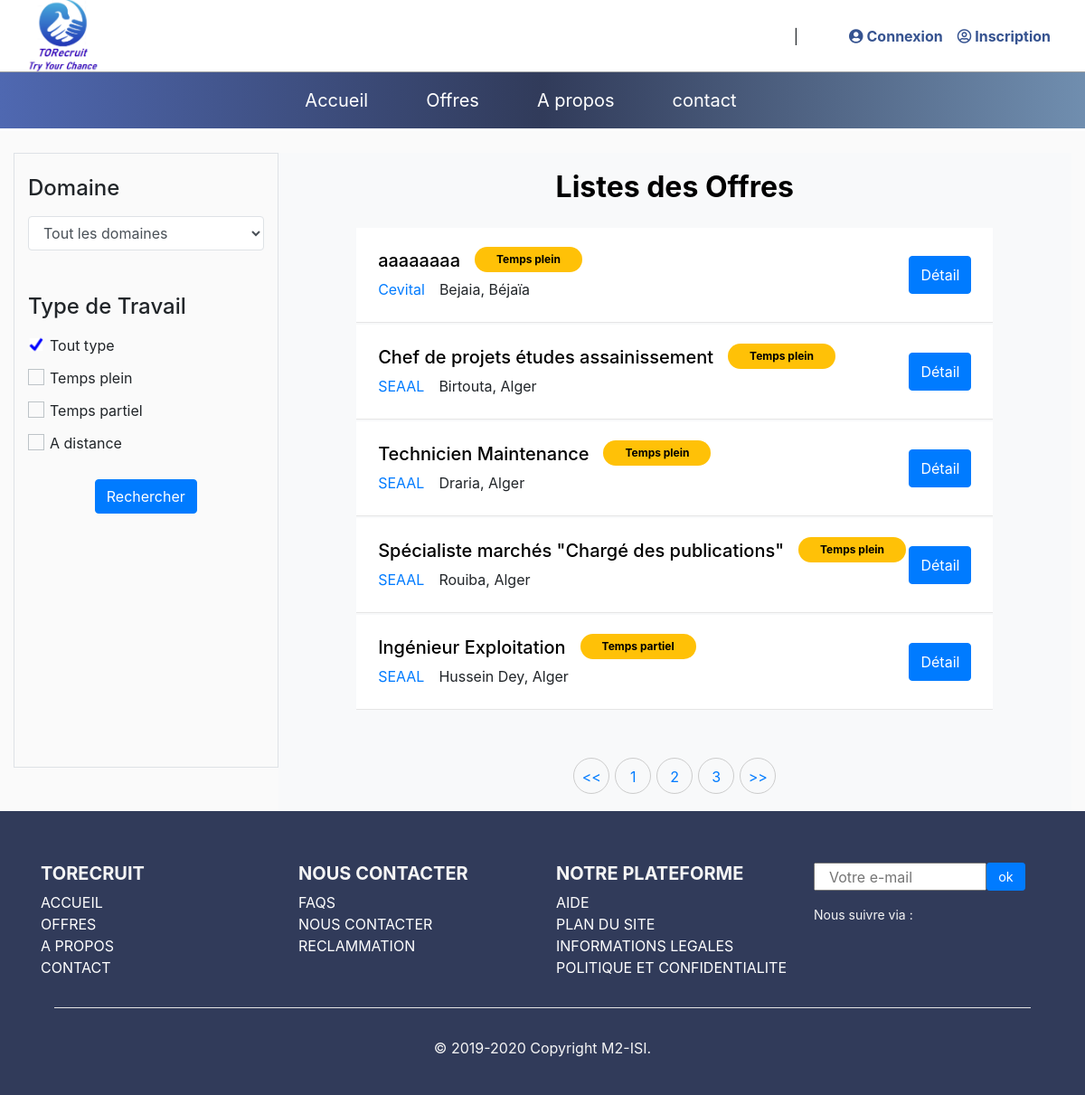
/list_offre.php, run on the app's committed database.
### tables this page shows
CREATE TABLE `recruteur` (
  `id_recruteur` int(11) NOT NULL,
  `nom` varchar(50) DEFAULT NULL,
  `prenom` varchar(30) DEFAULT NULL,
  `nom_entreprise` varchar(50) NOT NULL,
  `email` varchar(30) DEFAULT NULL,
  `mdp` varchar(100) DEFAULT NULL,
  `adresse` text,
  `token` varchar(20) DEFAULT NULL
);

CREATE TABLE `offre_emploi` (
  `code_offre` int(11) NOT NULL,
  `date_d` datetime DEFAULT CURRENT_TIMESTAMP,
  `date_f` varchar(50) DEFAULT NULL,
  `poste` varchar(60) DEFAULT NULL,
  `typeTravail` varchar(15) NOT NULL,
  `detail` text,
  `adresse` varchar(150) NOT NULL,
  `id_recruteur` int(11) NOT NULL,
  `num_daira` int(11) DEFAULT NULL
);

CREATE TABLE `daira` (
  `num_daira` int(11) NOT NULL,
  `num_wilaya` int(11) NOT NULL,
  `nom_daira` varchar(40) NOT NULL,
  `nom_ar` varchar(40) NOT NULL
);

CREATE TABLE `wilaya` (
  `num_wilaya` int(11) NOT NULL,
  `nom_wilaya` varchar(25) NOT NULL,
  `nom_ar` varchar(30) NOT NULL
);

### rechercher.php (the view, shortened to what this page needs)
<?php
require  "bd.php";
if(!isset($_POST['rechercher'])){
    $req="SELECT o.code_offre, r.nom_entreprise, o.poste, o.typeTravail, d.nom_daira, w.nom_wilaya FROM recruteur r, offre_emploi o, wilaya w, daira d WHERE r.id_recruteur = o.id_recruteur AND o.num_daira=d.num_daira AND d.num_wilaya=w.num_wilaya ORDER BY o.code_offre DESC";
                    $rep = mysqli_query($connection,$req);
}
elseif(isset($_POST['rechercher']))
    {
      $typeTravail= 'tout';
  $domaine_formation=$_POST['domaine_formatio'];
  $choix = '8';
if ($domaine_formation=='tout'){
  if ($choix=='0')
{
    if($typeTravail== 'tout'){
        $req1="SELECT o.code_offre,o.date_f, r.nom_entreprise, o.poste, o.typeTravail, d.nom_daira, w.nom_wilaya FROM  offre_emploi o, experience_requise er, recruteur r, wilaya w, daira d WHERE er.nombre_annee<=2 AND er.code_offre=o.code_offre AND r.id_recruteur = o.id_recruteur AND o.num_daira=d.num_daira AND d.num_wilaya=w.num_wilaya ORDER BY o.code_offre DESC ";
        $rep=mysqli_query($connection,$req1);
    }else{
        $req1="SELECT o.code_offre, r.nom_entreprise, o.poste, o.typeTravail, d.nom_daira, w.nom_wilaya FROM  offre_emploi o, experience_requise er, recruteur r, wilaya w, daira d WHERE o.typeTravail='$typeTravail' AND er.nombre_annee<=2 AND er.code_offre=o.code_offre AND r.id_recruteur = o.id_recruteur AND o.num_daira=d.num_daira AND d.num_wilaya=w.num_wilaya ORDER BY o.code_offre DESC ";
        $rep=mysqli_query($connection,$req1);
    }
}
elseif ($choix=='2')
{
    if($typeTravail== 'tout'){
        $req2="SELECT o.code_offre, r.nom_entreprise, o.poste, o.typeTravail, d.nom_daira, w.nom_wilaya FROM offre_emploi o, experience_requise er, recruteur r, wilaya w, daira d WHERE er.nombre_annee<=2 AND er.code_offre=o.code_offre AND r.id_recruteur = o.id_recruteur AND o.num_daira=d.num_daira AND d.num_wilaya=w.num_wilaya ORDER BY o.code_offre DESC ";
        $rep=mysqli_query($connection,$req2);
    }else{
        $req2="SELECT o.code_offre, r.nom_entreprise, o.poste, o.typeTravail, d.nom_daira, w.nom_wilaya FROM offre_emploi o, experience_requise er, recruteur r, wilaya w, daira d WHERE o.typeTravail='$typeTravail' AND er.nombre_annee<=4 AND er.nombre_annee>2 AND er.code_offre=o.code_offre AND r.id_recruteur = o.id_recruteur AND o.num_daira=d.num_daira AND d.num_wilaya=w.num_wilaya ORDER BY o.code_offre DESC ";
        $rep=mysqli_query($connection,$req2);
    }
}
elseif ($choix=='4')
{
    if($typeTravail== 'tout'){
        $req3="SELECT o.code_offre, r.nom_entreprise, o.poste, o.typeTravail, d.nom_daira, w.nom_wilaya FROM offre_emploi o, experience_requise er, recruteur r, wilaya w, daira d WHERE er.nombre_annee<=2 AND er.code_offre=o.code_offre AND r.id_recruteur = o.id_recruteur AND o.num_daira=d.num_daira AND d.num_wilaya=w.num_wilaya ORDER BY o.code_offre DESC ";
        $rep=mysqli_query($connection,$req3);
    }else{
        $req3="SELECT o.code_offre, r.nom_entreprise, o.poste, o.typeTravail, d.nom_daira, w.nom_wilaya FROM offre_emploi o, experience_requise er, recruteur r, wilaya w, daira d WHERE o.typeTravail='$typeTravail' AND er.nombre_annee<=6 AND er.nombre_annee>4 AND er.code_offre=o.code_offre AND r.id_recruteur = o.id_recruteur AND o.num_daira=d.num_daira AND d.num_wilaya=w.num_wilaya ORDER BY o.code_offre DESC ";
        $rep=mysqli_query($connection,$req3);
    }
}
elseif ($choix=='6')
{
    if($typeTravail== 'tout'){
        $req4="SELECT o.code_offre, r.nom_entreprise, o.poste, o.typeTravail, d.nom_daira, w.nom_wilaya FROM offre_emploi o, experience_requise er, recruteur r, wilaya w, daira d WHERE er.nombre_annee<=2 AND er.code_offre=o.code_offre AND r.id_recruteur = o.id_recruteur AND o.num_daira=d.num_daira AND d.num_wilaya=w.num_wilaya ORDER BY o.code_offre DESC ";
        $rep=mysqli_query($connection,$req4);
    }else{
        $req4="SELECT o.code_offre, r.nom_entreprise, o.poste, o.typeTravail, d.nom_daira, w.nom_wilaya FROM offre_emploi o, experience_requise er, recruteur r, wilaya w, daira d WHERE o.typeTravail='$typeTravail' AND er.nombre_annee>6 AND er.code_offre=o.code_offre AND r.id_recruteur = o.id_recruteur AND o.num_daira=d.num_daira AND d.num_wilaya=w.num_wilaya ORDER BY o.code_offre DESC ";
        $rep=mysqli_query($connection,$req4);
    }
}elseif ($choix=='8')
{
    if($typeTravail== 'tout'){
        $req5="SELECT o.code_offre, r.nom_entreprise, o.poste, o.typeTravail, d.nom_daira, w.nom_wilaya FROM offre_emploi o, recruteur r, wilaya w, daira d WHERE r.id_recruteur = o.id_recruteur AND o.num_daira=d.num_daira AND d.num_wilaya=w.num_wilaya ORDER BY o.code_offre DESC ";
        $rep=mysqli_query($connection,$req5);
    }else{
        $req5="SELECT o.code_offre, r.nom_entreprise, o.poste, o.typeTravail, d.nom_daira, w.nom_wilaya FROM offre_emploi o, recruteur r, wilaya w, daira d WHERE o.typeTravail='$typeTravail' AND r.id_recruteur = o.id_recruteur AND o.num_daira=d.num_daira AND d.num_wilaya=w.num_wilaya ORDER BY o.code_offre DESC ";
        $rep=mysqli_query($connection,$req5);
    }
}
}else{
  if ($choix=='0')
  {
      if($typeTravail== 'tout'){
        $req1="SELECT o.code_offre, r.nom_entreprise, o.poste, o.typeTravail, d.  nom_daira, w.nom_wilaya FROM formation f, specialite s, offre_emploi o,   specialite_requise sr, experience_requise er, recruteur r, wilaya w, daira d  WHERE f.ref_formation='$domaine_formation' AND s.ref_formation=f.ref_formation   AND s.code_specialite=sr.code_specialite AND sr.code_offre=o.code_offre AND er.nombre_annee<=2 AND er.code_offre=o.code_offre AND r.id_recruteur = o.id_recruteur AND o.num_daira=d.num_daira AND d.num_wilaya=w.num_wilaya ORDER BY o.code_offre DESC ";
        $rep=mysqli_query($connection,$req1);
      }else{
        $req1="SELECT o.code_offre, r.nom_entreprise, o.poste, o.typeTravail, d.  nom_daira, w.nom_wilaya FROM formation f, specialite s, offre_emploi o,   specialite_requise sr, experience_requise er, recruteur r, wilaya w, daira d  WHERE f.ref_formation='$domaine_formation' AND s.ref_formation=f.ref_formation   AND s.code_specialite=sr.code_specialite AND sr.code_offre=o.code_offre AND o.typeTravail='$typeTravail' AND er.nombre_annee<=2 AND er.code_offre=o.code_offre  AND r.id_recruteur = o.id_recruteur AND o.num_daira=d.num_daira AND d.num_wilaya=w.num_wilaya ORDER BY o.code_offre DESC ";
        $rep=mysqli_query($connection,$req1);
      }
  }}}
       ?>
  <table id="tableData" class="col-12 col-lg-10 mx-auto mx-0 px-0 ">
  <?php
  if (mysqli_num_rows($rep)>0)
  {
  while($row = mysqli_fetch_assoc($rep))
{
?>
<tbody>
  <tr>
    <td>
      <div class="row col-12 px-0 mx-0 text-center" data-aos="fade">
        <div class="col-md-12 mx-0 px-0">
          <div class="job-post-item bg-white p-4 d-block d-md-flex align-items-center">
            <div class="mb-4 mb-md-0">
              <div class="job-post-item-header d-block d-md-flex align-items-center">
                <h5 class="mr-3 text-black "><?php echo $row['poste']; ?></h5>
                <div class="badge-wrap">
                  <span class="bg-warning text-black badge py-2 px-4"><?php echo $row['typeTravail']; ?></span>
                </div>
              </div>
              <div class="job-post-item-body d-block d-md-flex">
                <div class=""><span class="fl-bigmug-line-portfolio23"></span> <a href="#"><?php echo $row['nom_entreprise']; ?>&emsp;</a></div>
                <div><span class="fl-bigmug-line-big104"></span> <span><?php echo $row['nom_daira'] .', '.$row['nom_wilaya']; ?></span></div>
              </div>
            </div>
            <div class="ml-auto">
              <a href="detail_offre.php?id=<?=$row['code_offre'];?>" class="btn btn-primary py-2">Détail</a>
            </div>
          </div>
        </div>
      </div>
    </td>
    <?php
    } ?>
  </tr>
</tbody>
</table>
    <?php
    }
    ?>

### css/style.css (style rules this page uses)
body { line-height: 1.7; background: #fafafa; color: #4d4d4d; font-weight: 400; font-size: 1rem; font-family: "Roboto Mono", SFMono-Regular, Menlo, Monaco, Consolas, "Liberation Mono", "Courier New", monospace; font-family: "Nunito Sans", -apple-system, BlinkMacSystemFont, "Segoe UI", Roboto, "Helvetica Neue", Arial, sans-serif, "Apple Color Emoji", "Segoe UI Emoji", "Segoe UI Symbol", "Noto Color Emoji"; }
a { -webkit-transition: .3s all ease; -o-transition: .3s all ease; transition: .3s all ease; }
.text-black { color: #000 !important; }
.btn { position: relative; top: 0; }
.btn.btn-primary { color: #fff; }
.job-post-item { background: #fff; position: relative; -webkit-transition: .1s all ease; -o-transition: .1s all ease; transition: .1s all ease; top: 0; z-index: 1; border-bottom: 1px solid rgba(0, 0, 0, 0.1); }
.job-post-item .badge-wrap { position: relative; top: -5px; }
.job-post-item .badge { border-radius: 30px; }

### css/stylee.css (style rules this page uses)
body { background-color: #fafafa; }

### footers.php (style rules this page uses)
.row { margin-left: 0; margin-right: 0; }

### data on the page
recruteur: offre_emploi.poste "aaaaaaaa", offre_emploi.typeTravail "Temps plein", nom_entreprise "Cevital", daira.nom_daira "Bejaia", wilaya.nom_wilaya "Béjaïa"
recruteur: offre_emploi.poste "Chef de projets études assainissement", offre_emploi.typeTravail "Temps plein", nom_entreprise "SEAAL", daira.nom_daira "Birtouta", wilaya.nom_wilaya "Alger", offre_emploi.poste "Technicien Maintenance", daira.nom_daira "Draria", offre_emploi.poste "Spécialiste marchés \"Chargé des publications\"", daira.nom_daira "Rouiba", offre_emploi.poste "Ingénieur Exploitation", offre_emploi.typeTravail "Temps partiel", daira.nom_daira "Hussein Dey"
